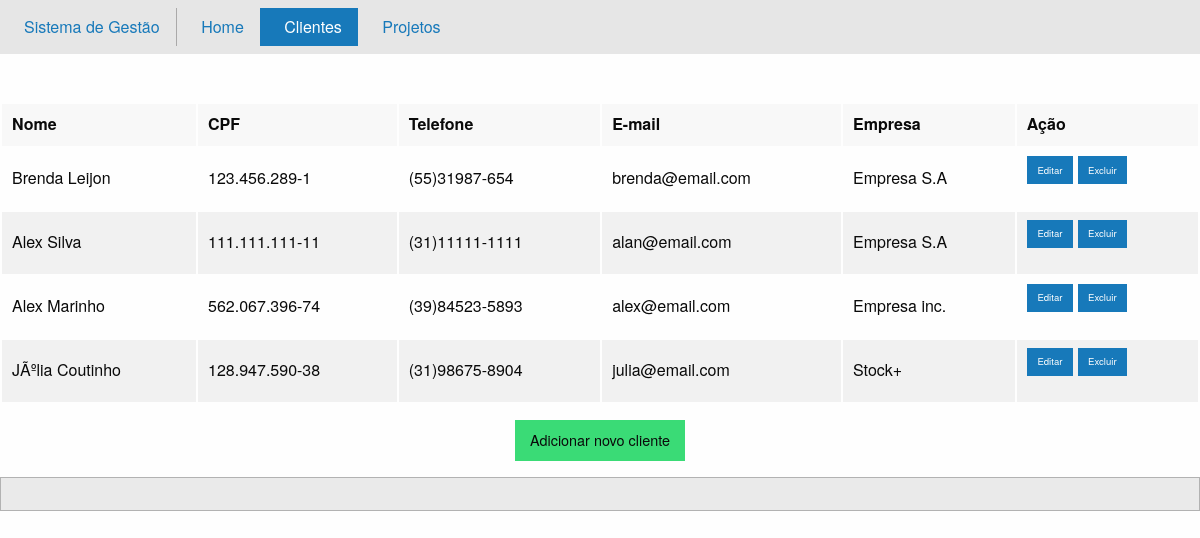
Screenshot of /junk/clientes.php with the database file from the repository.
### tables this page shows
CREATE TABLE `cliente` (
  `idcliente` int(11) NOT NULL,
  `first_name` text NOT NULL,
  `last_name` text NOT NULL,
  `cpf` varchar(14) NOT NULL,
  `telefone` varchar(14) DEFAULT NULL,
  `email` text NOT NULL,
  `empresa_assoc` int(11) DEFAULT NULL
);

CREATE TABLE `empresa` (
  `idempresa` int(11) NOT NULL,
  `Nome` text,
  `CNPJ` varchar(20) NOT NULL,
  `endereco` longtext
);

### junk/clientes.php (the view, shortened to what this page needs)
<!doctype html>
<html class="no-js" lang="en">
  <head>
    <link rel="stylesheet" href="./css/foundation.css">
	<link href="https://cdnjs.cloudflare.com/ajax/libs/foundicons/3.0.0/foundation-icons.css" rel='stylesheet' type='text/css'>
	<?php
		include './connect.php';
	?>
	</head>
<body>
<header>
<div class="top-bar">
  <div class="top-bar-left">
    <ul class="menu">
      <li><a style="border-right: 1px solid #aaa9a9;" >Sistema de Gestão</a></li>
	  <li><a href="./index.php"> <i class="fi-home"></i> Home </a></li>
      <li class="active"><a href="#"> <i class="fi-torsos-all"></i> Clientes</a>
      <li><a href="./projetos.php"> <i class="fi-page-copy"></i> Projetos</a></li>
    </ul>
  </div>
</div>
<br>
</header>
<br>
<div class="container" align ="center">
	<table class = "hover">
		<thead>
			<tr>
				<th>Nome</th>
				<th>CPF</th>
				<th>Telefone</th>
				<th>E-mail</th>
				<th>Empresa</th>
				<th>Ação</th>
        	</tr>
		</thead>
		<tbody>
			<?php
				$result = mysqli_query($con,"SELECT CONCAT_ws(' ',cliente.first_name, cliente.last_name) as nome, cliente.cpf, cliente.telefone, cliente.email, empresa.Nome FROM cliente LEFT JOIN empresa ON cliente.empresa_assoc = empresa.idempresa ");
				while($row = mysqli_fetch_array($result))
				{
					echo "<tr>";
					echo "<td>" . $row['nome'] . "</td>";
					echo "<td>" . $row['cpf'] . "</td>";
					echo "<td>" . $row['telefone'] . "</td>";
					echo "<td>" . $row['email'] . "</td>";
					echo "<td>" . $row['Nome'] . "</td>";
					echo '<td>' . '<a class="button tiny" href="#">Editar</a> <a class="button tiny" class="button alert" href="#">Excluir</a>' . '</td>';
					echo "</tr>";
				}
			?>
		</tbody>
	</table>
	<a class="button success" href="./novocliente.html"><i class = "fi-plus "></i>    Adicionar novo cliente</a>
</div>
<footer>
<div class="row expanded callout secondary">
</div>
</footer>
</body>
</html>

### rows the page displays
cliente: nome "Brenda Leijon", cpf "123.456.289-1", telefone "(55)31987-654", email "brenda@email.com", empresa_assoc.Nome "Empresa S.A"
cliente: nome "Alex Silva", cpf "111.111.111-11", telefone "(31)11111-1111", email "alan@email.com", empresa_assoc.Nome "Empresa S.A"
cliente: nome "Alex Marinho", cpf "562.067.396-74", telefone "(39)84523-5893", email "alex@email.com", empresa_assoc.Nome "Empresa inc."
cliente: nome "JÃºlia Coutinho", cpf "128.947.590-38", telefone "(31)98675-8904", email "julia@email.com", empresa_assoc.Nome "Stock+"
